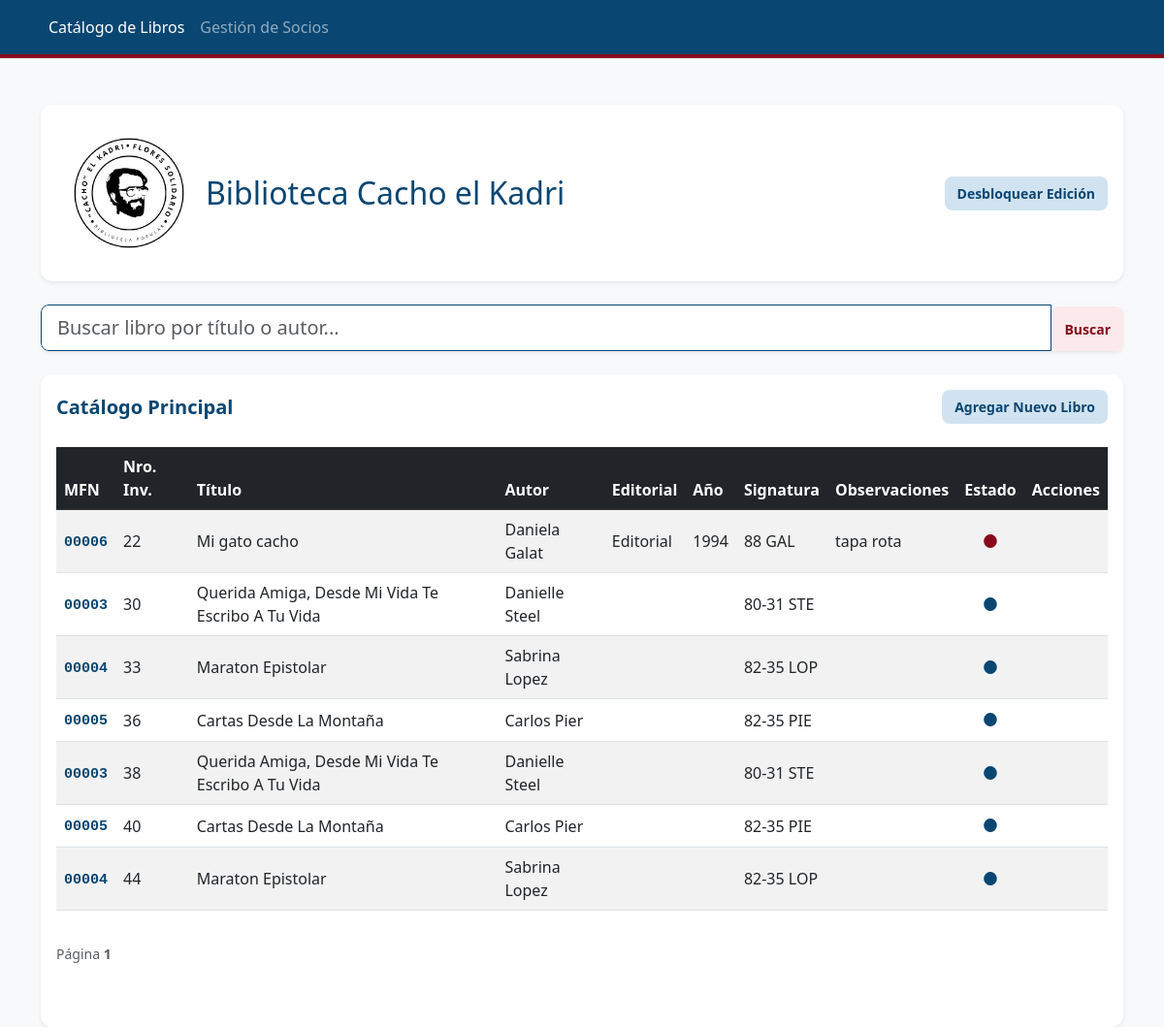
Before: / with the older database file.
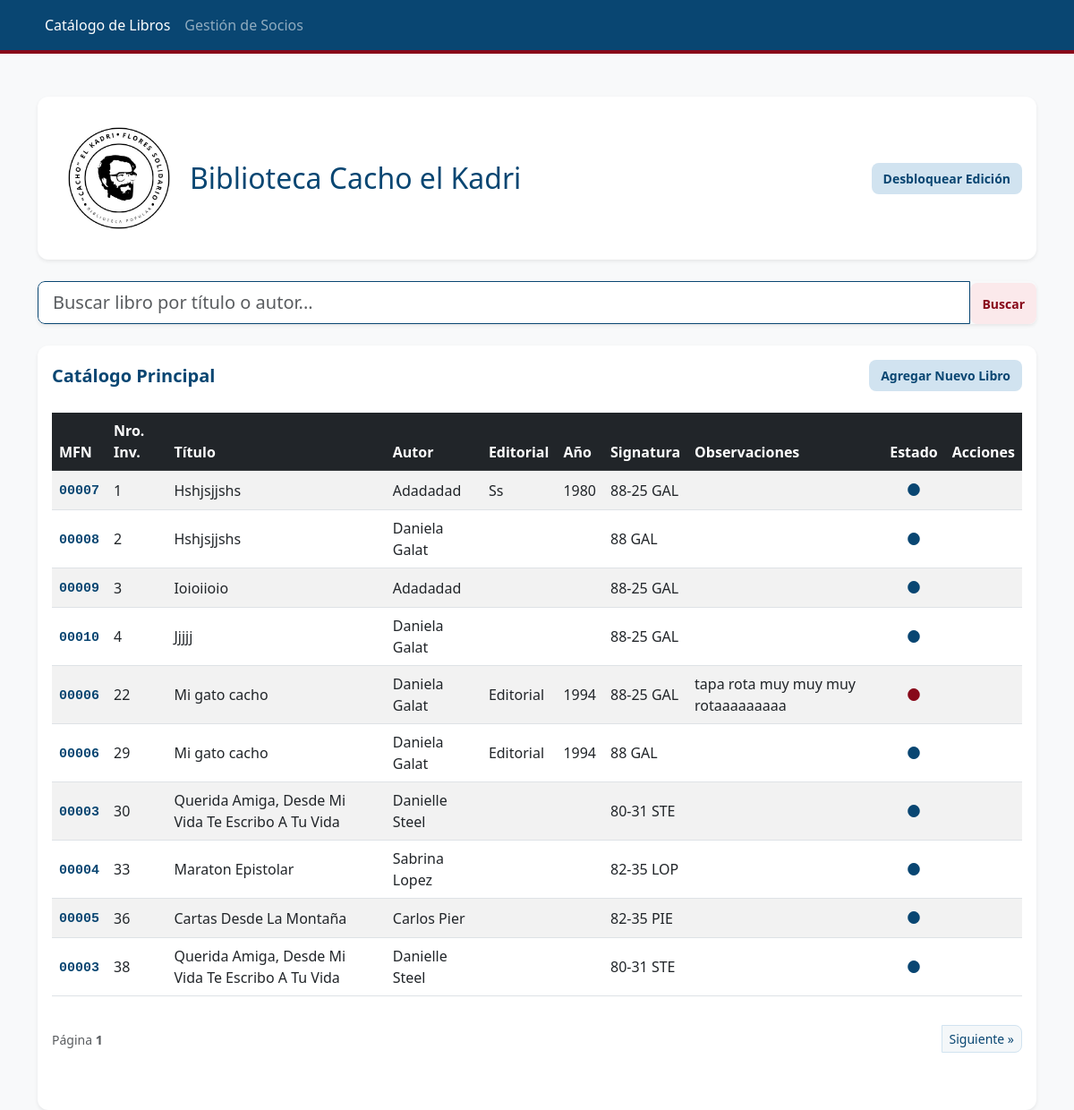
After: the same page with the newer database file.
### tables this page shows
CREATE TABLE Obras (
            mfn INTEGER PRIMARY KEY AUTOINCREMENT,
            titulo TEXT NOT NULL,
            autor TEXT NOT NULL,
            editorial TEXT,
            anio TEXT
        );

CREATE TABLE Ejemplares (
            nro_inventario INTEGER PRIMARY KEY,
            mfn_vinculado INTEGER,
            signatura_topografica TEXT NOT NULL,
            observaciones TEXT,
            FOREIGN KEY (mfn_vinculado) REFERENCES Obras (mfn)
        );

### app.py (the view)
@app.route('/')
def inicio():
    pagina = request.args.get('pagina', 1, type=int)
    libros_por_pagina = 10
    offset = (pagina - 1) * libros_por_pagina
    busqueda = request.args.get('q')
    conexion = sqlite3.connect("biblioteca.db")
    cursor = conexion.cursor()
    consulta_base = '''
        SELECT e.nro_inventario, o.titulo, o.autor, o.editorial, o.anio, e.signatura_topografica, e.observaciones, o.mfn,
               (SELECT id_prestamo FROM Prestamos p WHERE p.nro_inventario = e.nro_inventario AND p.fecha_devolucion IS NULL LIMIT 1) as estado_prestamo
        FROM Ejemplares e
        JOIN Obras o ON e.mfn_vinculado = o.mfn
    '''
    if busqueda:
        termino = f"%{busqueda}%"
        cursor.execute(consulta_base + " WHERE o.titulo LIKE ? OR o.autor LIKE ?", (termino, termino))
    else:
        cursor.execute(consulta_base + " LIMIT ? OFFSET ?", (libros_por_pagina, offset))
    lista_libros = cursor.fetchall()
    cursor.execute("SELECT COUNT(*) FROM Ejemplares")
    total_libros = cursor.fetchone()[0]
    tiene_siguiente = total_libros > (pagina * libros_por_pagina)
    conexion.close()
    return render_template('index.html',
                           libros=lista_libros,
                           busqueda=busqueda,
                           pagina=pagina,
                           tiene_siguiente=tiene_siguiente)

### templates/index.html (shortened to what this page needs)
<!DOCTYPE html>
<html lang="es">
<head>
    <link href="https://cdn.jsdelivr.net/npm/bootstrap@5.3.0/dist/css/bootstrap.min.css" rel="stylesheet">
</head>
<body class="bg-light">
    <nav class="navbar navbar-expand-lg navbar-dark bg-dark">
        <div class="container">
            <div class="collapse navbar-collapse" id="navbarNav">
                <ul class="navbar-nav">
                    <li class="nav-item">
                        <a class="nav-link active" href="/">Catálogo de Libros</a>
                    </li>
                    <li class="nav-item">
                        <a class="nav-link" href="/socios">Gestión de Socios</a>
                    </li>
                </ul>
            </div>
        </div>
    </nav>
    <div class="container mt-5">
        <div class="d-flex justify-content-between align-items-center mb-4 p-3 bg-white rounded shadow-sm border-0" style="border-radius: 12px !important;">
            <div class="d-flex align-items-center">
                <img src="{{ url_for('static', filename='img/logo.png') }}" alt="Logo Flores Solidario" class="me-1" style="height: 150px; width: auto;">
                <h1 class="h2 m-0">Biblioteca Cacho el Kadri</h1>
            </div>
            <div>
                {% if session.get('admin') %}
                    <span class="badge bg-warning text-dark me-2" style="background-color: #ffc107 !important; border-radius: 4px !important; padding: 6px 10px !important;">Modo Edición Activado</span>
                    <a href="/logout" class="btn btn-outline-secondary btn-sm">Cerrar Sesión</a>
                {% else %}
                    <a href="/login" class="btn btn-outline-warning btn-sm">Desbloquear Edición</a>
                {% endif %}
            </div>
        </div>
        <form action="/" method="GET" class="mb-4">
            <div class="input-group shadow-sm" style="border-radius: 8px; overflow: hidden;">
                <input type="text" name="q" class="form-control form-control-lg" placeholder="Buscar libro por título o autor..." value="{{ busqueda if busqueda else '' }}" style="border: 1px solid #094672;">
                <button class="btn btn-primary px-4" type="submit">Buscar</button>
            </div>
        </form>
        <div class="card shadow-sm border-0" style="border-radius: 12px;">
            <div class="card-body">
                <div class="d-flex justify-content-between align-items-center mb-4">
                    <h5 class="card-title mb-0">Catálogo Principal</h5>
                    <a href="/nuevo" class="btn btn-success">Agregar Nuevo Libro</a>
                </div>
                <div class="table-responsive">
                    <table class="table table-striped table-hover">
                        <thead class="table-dark" style="background-color: #094672 !important;">
                            <tr>
                                <th>MFN</th>
                                <th>Nro. Inv.</th>
                                <th>Título</th>
                                <th>Autor</th>
                                <th>Editorial</th>
                                <th>Año</th>
                                <th>Signatura</th>
                                <th>Observaciones</th>
                                <th>Estado</th> <th>Acciones</th>
                            </tr>
                        </thead>
                        <tbody>
                            {% for libro in libros %}
                            <tr>
                                <td><span style="color: #094672; font-weight: bold; font-family: monospace; font-size: 15px;">{{ "%05d" | format(libro[7]) }}</span></td>
                                <td>{{ libro[0] }}</td>
                                <td>{{ libro[1] }}</td>
                                <td>{{ libro[2] }}</td>
                                <td>{{ libro[3] }}</td>
                                <td>{{ libro[4] }}</td>
                                <td>{{ libro[5] }}</td>
                                <td>{{ libro[6] }}</td>
                               <td class="text-center" style="vertical-align: middle;">
                                    {% if libro[8] %}
                                        <span title="Prestado" style="color: #88091a; font-size: 18px; cursor: help;">●</span>
                                    {% else %}
                                        <span title="Disponible" style="color: #094672; font-size: 18px; cursor: help;">●</span>
                                    {% endif %}
                                </td>
                                <td>
                                </td>
                            </tr>
                            {% else %}
                            <tr>
                                <td colspan="10" class="text-center text-muted py-4">No hay libros cargados todavía.</td>
                            </tr>
                            {% endfor %}
                        </tbody>
                    </table>
                </div>
                {% if not busqueda %}
        <div class="d-flex justify-content-between align-items-center mt-3 mb-5">
            <div>
                <span class="text-muted small">Página <strong>{{ pagina }}</strong></span>
            </div>
            <div class="btn-group">
                {% if tiene_siguiente %}
                    <a href="/?pagina={{ pagina + 1 }}" class="btn btn-outline-primary btn-sm" style="border-radius: 0 8px 8px 0 !important; background-color: #f4f7f9; color: #094672; border-color: #d1e3f0;">Siguiente &raquo;</a>
                {% endif %}
            </div>
        </div>
        {% endif %}
            </div>
        </div>
    </div>
</body>
</html>

### templates/index.html (style rules this page uses)
body { background-color: #f4f7f9 !important; }
.bg-dark { background-color: #094672 !important; border-bottom: 4px solid #88091a; }
h1, h2, h5, .card-title { color: #094672 !important; font-weight: 700; }
.btn-primary, .btn-danger, .btn-success, .btn-info, .btn-warning, .btn-style-mfn, .btn-outline-secondary, .btn-outline-warning { border-radius: 8px !important; font-weight: bold !important; font-size: 14px !important; text-decoration: none !important; display: inline-block !important; padding: 6px 12px !important; vertical-align: middle !important; margin: 0 !important; border: 1px solid transparent !important; transition: all 0.2s; }
button.btn-danger, button.btn-primary { margin-top: 2px !important; }
.btn-primary, .btn-danger, .btn-outline-secondary { background-color: #fbe9eb !important; color: #88091a !important; }
.btn-success, .btn-info, .btn-warning, .btn-style-mfn, .btn-outline-warning { background-color: #d1e3f0 !important; color: #094672 !important; }
table td { vertical-align: middle !important; }

Changed rows visible on the page:
no longer on this page (row unchanged): Ejemplares: {{ "%05d" | format(libro[7]) }} "00005", nro_inventario "40", titulo "Cartas Desde La Montaña", autor "Carlos Pier", signatura_topografica "82-35 PIE"
no longer on this page (row unchanged): Ejemplares: {{ "%05d" | format(libro[7]) }} "00004", nro_inventario "44", titulo "Maraton Epistolar", autor "Sabrina Lopez", signatura_topografica "82-35 LOP"
added Ejemplares: nro_inventario "1", titulo "Hshjsjjshs", autor "Adadadad", editorial "Ss", anio "1980", signatura_topografica "88-25 GAL"
added Obras: mfn "00007"
added Ejemplares: nro_inventario "2", titulo "Hshjsjjshs", autor "Daniela Galat", signatura_topografica "88 GAL"
added Obras: mfn "00008"
added Ejemplares: nro_inventario "3", titulo "Ioioiioio", autor "Adadadad", signatura_topografica "88-25 GAL"
added Obras: mfn "00009"
added Ejemplares: nro_inventario "4", titulo "Jjjjj", autor "Daniela Galat", signatura_topografica "88-25 GAL"
added Obras: mfn "00010"
changed Ejemplares id 22: signatura_topografica "88 GAL" → "88-25 GAL"; observaciones "tapa rota" → "tapa rota muy muy muy rotaaaaaaaaa"
added Ejemplares: {{ "%05d" | format(libro[7]) }} "00006", nro_inventario "29", titulo "Mi gato cacho", autor "Daniela Galat", editorial "Editorial", anio "1994", signatura_topografica "88 GAL"
Other visible differences:
text now shown: "Siguiente »"
